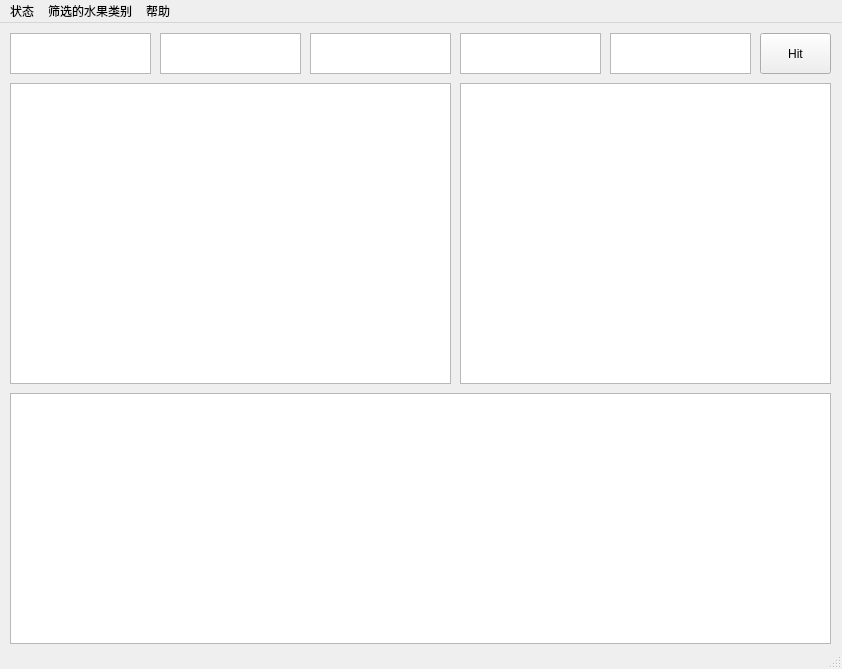
<?xml version="1.0" encoding="UTF-8"?>
<ui version="4.0">
 <class>MainWindow</class>
 <widget class="QMainWindow" name="MainWindow">
  <property name="geometry">
   <rect>
    <x>0</x>
    <y>0</y>
    <width>842</width>
    <height>669</height>
   </rect>
  </property>
  <property name="windowTitle">
   <string>MainWindow</string>
  </property>
  <widget class="QWidget" name="centralwidget">
   <widget class="QTextBrowser" name="fruitLog">
    <property name="geometry">
     <rect>
      <x>10</x>
      <y>370</y>
      <width>821</width>
      <height>251</height>
     </rect>
    </property>
   </widget>
   <widget class="QGraphicsView" name="fruitPic">
    <property name="geometry">
     <rect>
      <x>460</x>
      <y>60</y>
      <width>371</width>
      <height>301</height>
     </rect>
    </property>
   </widget>
   <widget class="QTextBrowser" name="fruitInfo">
    <property name="geometry">
     <rect>
      <x>10</x>
      <y>60</y>
      <width>441</width>
      <height>301</height>
     </rect>
    </property>
   </widget>
   <widget class="QTextBrowser" name="count0">
    <property name="geometry">
     <rect>
      <x>10</x>
      <y>10</y>
      <width>141</width>
      <height>41</height>
     </rect>
    </property>
    <property name="font">
     <font>
      <weight>50</weight>
      <bold>false</bold>
     </font>
    </property>
    <property name="layoutDirection">
     <enum>Qt::LeftToRight</enum>
    </property>
    <property name="autoFillBackground">
     <bool>false</bool>
    </property>
   </widget>
   <widget class="QTextBrowser" name="count1">
    <property name="geometry">
     <rect>
      <x>160</x>
      <y>10</y>
      <width>141</width>
      <height>41</height>
     </rect>
    </property>
   </widget>
   <widget class="QTextBrowser" name="count2">
    <property name="geometry">
     <rect>
      <x>460</x>
      <y>10</y>
      <width>141</width>
      <height>41</height>
     </rect>
    </property>
    <property name="openLinks">
     <bool>true</bool>
    </property>
   </widget>
   <widget class="QTextBrowser" name="count3">
    <property name="geometry">
     <rect>
      <x>310</x>
      <y>10</y>
      <width>141</width>
      <height>41</height>
     </rect>
    </property>
   </widget>
   <widget class="QTextBrowser" name="count4">
    <property name="geometry">
     <rect>
      <x>610</x>
      <y>10</y>
      <width>141</width>
      <height>41</height>
     </rect>
    </property>
   </widget>
   <widget class="QPushButton" name="hitButton">
    <property name="geometry">
     <rect>
      <x>760</x>
      <y>10</y>
      <width>71</width>
      <height>41</height>
     </rect>
    </property>
    <property name="text">
     <string>Hit</string>
    </property>
   </widget>
  </widget>
  <widget class="QMenuBar" name="menubar">
   <property name="geometry">
    <rect>
     <x>0</x>
     <y>0</y>
     <width>842</width>
     <height>23</height>
    </rect>
   </property>
   <widget class="QMenu" name="fruitKind">
    <property name="title">
     <string>筛选的水果类别</string>
    </property>
    <addaction name="actionApple"/>
    <addaction name="actionBanana"/>
    <addaction name="actionOrange"/>
    <addaction name="actionMonago"/>
    <addaction name="actionPineApple"/>
   </widget>
   <widget class="QMenu" name="fruitStatus">
    <property name="title">
     <string>状态</string>
    </property>
    <addaction name="actionStart"/>
    <addaction name="actionEnd"/>
    <addaction name="actionStep"/>
   </widget>
   <widget class="QMenu" name="help">
    <property name="title">
     <string>帮助</string>
    </property>
    <addaction name="about"/>
    <addaction name="running"/>
   </widget>
   <addaction name="fruitStatus"/>
   <addaction name="fruitKind"/>
   <addaction name="help"/>
  </widget>
  <widget class="QStatusBar" name="statusbar"/>
  <action name="actionApple">
   <property name="text">
    <string>Apple</string>
   </property>
  </action>
  <action name="actionBanana">
   <property name="text">
    <string>Banana</string>
   </property>
  </action>
  <action name="actionOrange">
   <property name="text">
    <string>Orange</string>
   </property>
  </action>
  <action name="actionPineApple">
   <property name="text">
    <string>PineApple</string>
   </property>
  </action>
  <action name="actionMonago">
   <property name="text">
    <string>Mongo</string>
   </property>
  </action>
  <action name="actionStart">
   <property name="text">
    <string>Start</string>
   </property>
  </action>
  <action name="actionEnd">
   <property name="text">
    <string>End</string>
   </property>
  </action>
  <action name="actionStep">
   <property name="text">
    <string>Step</string>
   </property>
  </action>
  <action name="infome">
   <property name="text">
    <string>info</string>
   </property>
  </action>
  <action name="about">
   <property name="text">
    <string>关于</string>
   </property>
  </action>
  <action name="running">
   <property name="text">
    <string>使用说明</string>
   </property>
  </action>
 </widget>
 <resources/>
 <connections/>
</ui>
